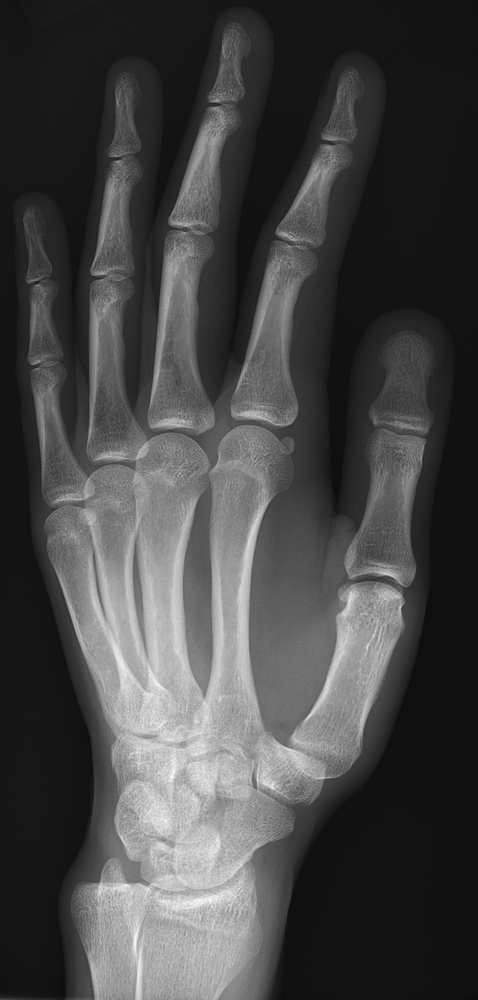
#> input picture wkt_to_mask/example/input/example_base.png, 478 x 1000 px, shrunk from 1003 x 2098 before the run
$ jupyter execute --allow-errors wkt-to-segmentation-mask.ipynb
#> lines starting #> are read from the running program, lines starting #| are printed output that depends on the picture
## WKT to Segmentation Mask

This notebook illustrates an example to convert segmentation WKTs into grayscale image mask.

This example uses:
- `PIL` library for image I/O and drawing mask
- `shapely` for pre-processing WKTs and generating polygons

If you recieved your WKTs from Centaur, they will be formatted with relative coordinates.
Make sure to convert them to absolute coordinates first. Check the (@TODO: Link recipe)
recipe to do the conversion.

This script does not handle shapes with holes.

[cell 1]
# imports
import json
import numpy as np

from PIL import Image, ImageDraw

import shapely.wkt
import shapely.geometry

[cell 2]
# inputs paths
JSON_WKT_PATH = "./example/input/example_mask_wkt.json"
BASE_IMAGE_FILE_PATH = "./example/input/example_base.png"
# output path
MASK_IMAGE_FILE_PATH = "./example/output/example_mask.png"

### segmentation wkts to grayscale mask

#> (a cell that did not finish here is left out)

[cell 4]
# load base image
base_image = Image.open(BASE_IMAGE_FILE_PATH).convert("L")
# prepare blank canvas
canvas = np.zeros((int(base_image.height), int(base_image.width)))

# draw mask
mask_image = Image.fromarray(np.uint8(canvas))
#> mask_image: PIL image 478x1000 L; every value is 0
#> canvas: shape (1000, 478) float64; every value is 0
#> (the rest of this cell did not finish here and is left out)

### visualize generated mask on base image

[cell 5]
from PIL import ImageFont
from matplotlib import font_manager

font = font_manager.FontProperties(family="sans-serif", weight="bold")
font = ImageFont.truetype(font_manager.findfont(font), 48)

# overlay mask
composite_image = Image.blend(mask_image, base_image, alpha=0.6)
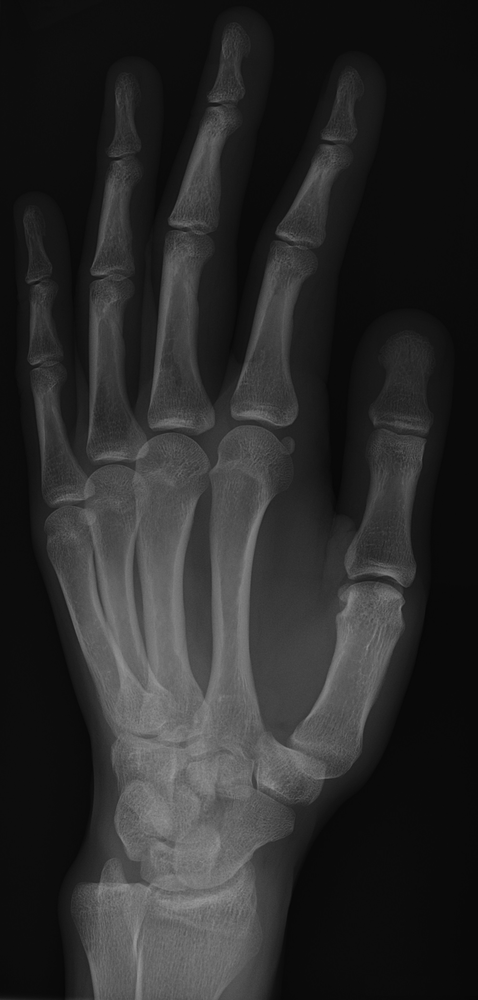
#> composite_image: PIL image 478x1000 L; min 7, max 152, mean 41.9

# show overlay
ImageDraw.Draw(base_image := base_image.convert("RGBA")).text(
    (100, 100), "Base Image", (255, 255, 255), font=font
)
#> base_image: PIL image 478x1000 RGBA
ImageDraw.Draw(mask_image := mask_image.convert("RGBA")).text(
    (100, 100), "Mask Image", (255, 255, 255), font=font
)
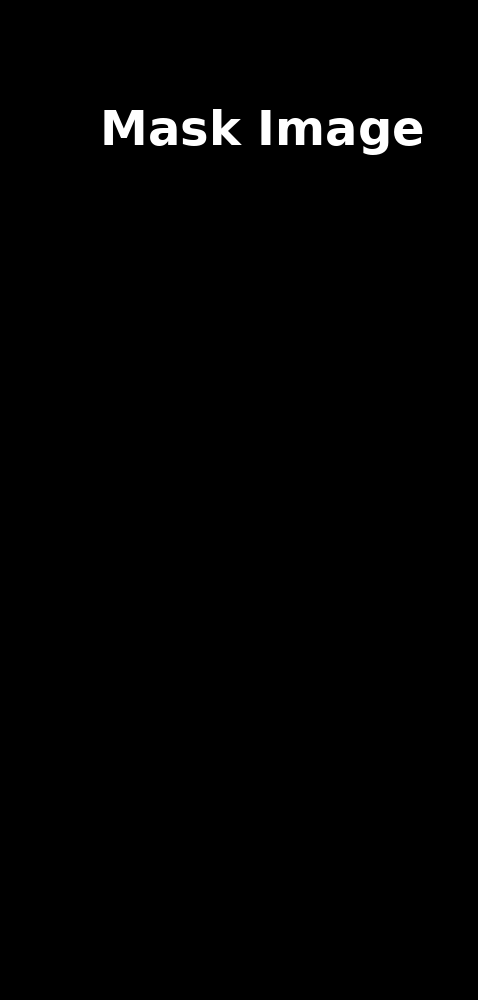
#> mask_image: PIL image 478x1000 RGBA; mean R, G, B, A 2.8, 2.8, 2.8, 255
ImageDraw.Draw(composite_image := composite_image.convert("RGBA")).text(
    (100, 100), "Mask Overlay", (255, 255, 255), font=font
)
#> composite_image: PIL image 478x1000 RGBA
overlay_strip = Image.fromarray(
    np.hstack((np.array(base_image), np.array(mask_image), np.array(composite_image)))
)
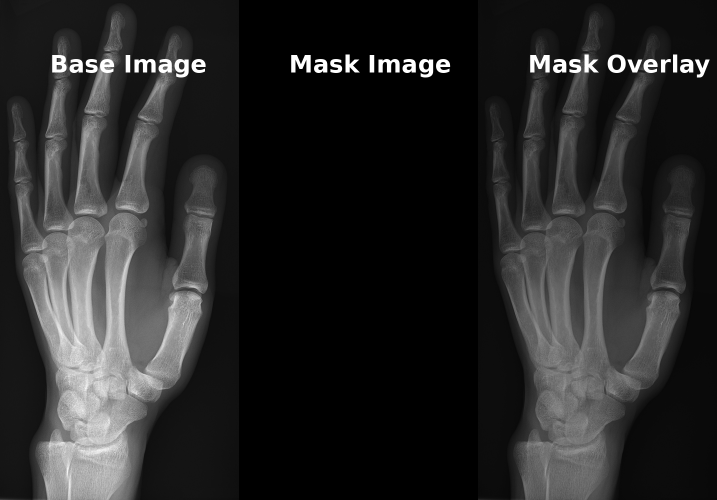
#> overlay_strip: PIL image 1434x1000 RGBA (shown at 1/2 size); mean R, G, B, A 40, 40, 40, 255
overlay_strip
